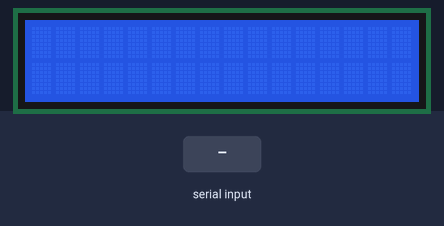
Recording of a sketch running on a simulated ESP32. Shown: 16×2 character LCD. The inputs (shaded band) are chosen by the test bench.

Above: at 1.2 s.
1.3 s: "1" received over Serial
At 2.6 s:
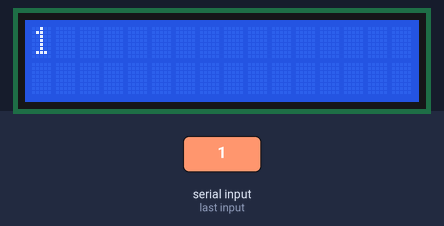
2.9 s: "0" received over Serial
At 3.8 s:
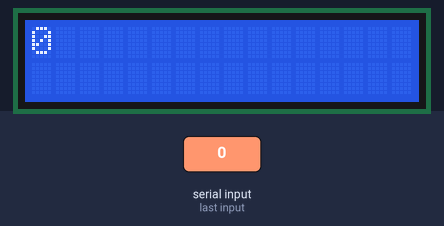
4.5 s: "2" received over Serial
At 5.1 s:
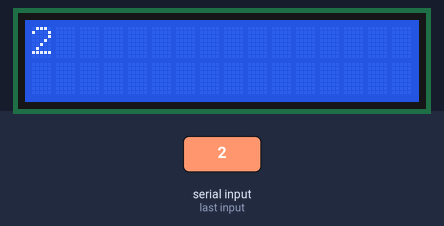
Timing chart, 0 to 7.5 s (numbered marks = the images above; inputs shaded):
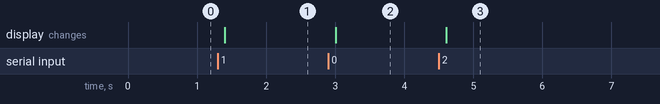

Measured:
- after the input at 1.3 s, the display: changes after 0.10 s (image 1)
- after the input at 2.9 s, the display: changes after 0.10 s (image 2)
- after the input at 4.5 s, the display: changes after 0.11 s (image 3)

The sketch:

24_lcd_serial.ino
```cpp
#include <LiquidCrystal_I2C.h>
#include <Wire.h>

#define SDA 13
#define SCL 14
#define ADDR 0x3F //0x27 // La otra es 0x3F

LiquidCrystal_I2C lcd(ADDR,16,2);

void setup() {
  Serial.begin(115200);
  Wire.begin(SDA,SCL);
  lcd.init();
  lcd.clear();
  lcd.backlight();
}

void loop() {
  if(Serial.available()){
    delay(100);
    lcd.clear();
    while(Serial.available() > 0){
      lcd.write(Serial.read());
    }
  }

}
```
